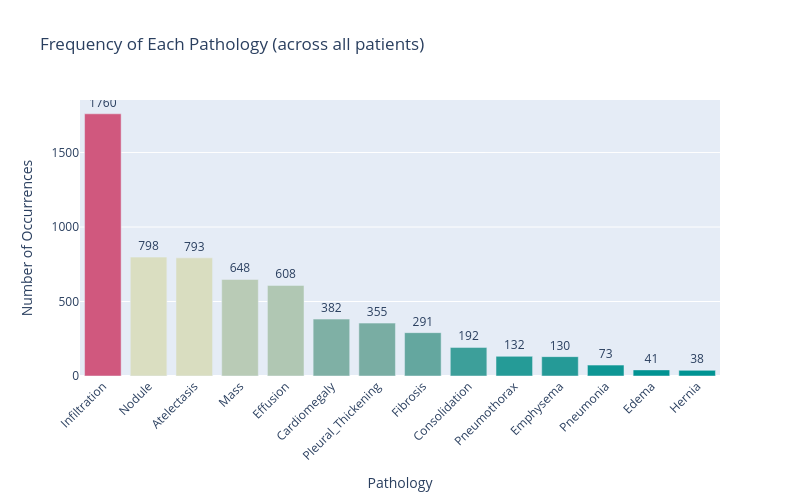

Notebook cell for this chart:
### Code cell
# visualize pathology distribution
fig = px.bar(x=finding_counts.index, y=finding_counts.values,
             title='Frequency of Each Pathology (across all patients)',
             labels={'x': 'Pathology', 'y': 'Number of Occurrences'},
             text=finding_counts.values,
             color=finding_counts.values,
             color_continuous_scale='Tealrose')
fig.update_traces(textposition='outside')
fig.update_layout(xaxis_tickangle=-45, height=500, width=800, coloraxis_showscale=False)
fig.show()

### Figure 1 — Plotly figure (JSON) as saved in the notebook; plotly's stock layout.template omitted (floating-point values rounded to 4 significant figures)
{"data": [{"hovertemplate": "Pathology=%{x}<br>Number of Occurrences=%{y}<br>text=%{text}<br>color=%{marker.color}<extra></extra>", "legendgroup": "", "marker": {"color": [1760, 798, 793, 648, 608, 382, 355, 291, 192, 132, 130, 73, 41, 38], "coloraxis": "coloraxis", "pattern": {"shape": ""}}, "name": "", "orientation": "v", "showlegend": false, "text": [1760.0, 798.0, 793.0, 648.0, 608.0, 382.0, 355.0, 291.0, 192.0, 132.0, 130.0, 73.0, 41.0, 38.0], "textposition": "outside", "type": "bar", "x": ["Infiltration", "Nodule", "Atelectasis", "Mass", "Effusion", "Cardiomegaly", "Pleural_Thickening", "Fibrosis", "Consolidation", "Pneumothorax", "Emphysema", "Pneumonia", "Edema", "Hernia"], "xaxis": "x", "y": [1760, 798, 793, 648, 608, 382, 355, 291, 192, 132, 130, 73, 41, 38], "yaxis": "y"}], "layout": {"barmode": "relative", "coloraxis": {"colorbar": {"title": {"text": "color"}}, "colorscale": [[0, "rgb(0, 147, 146)"], [0.1667, "rgb(114, 170, 161)"], [0.3333, "rgb(177, 199, 179)"], [0.5, "rgb(241, 234, 200)"], [0.6667, "rgb(229, 185, 173)"], [0.8333, "rgb(217, 137, 148)"], [1, "rgb(208, 88, 126)"]], "showscale": false}, "height": 500, "legend": {"tracegroupgap": 0}, "title": {"text": "Frequency of Each Pathology (across all patients)"}, "width": 800, "xaxis": {"anchor": "y", "domain": [0, 1], "tickangle": -45, "title": {"text": "Pathology"}}, "yaxis": {"anchor": "x", "domain": [0, 1], "title": {"text": "Number of Occurrences"}}}}
